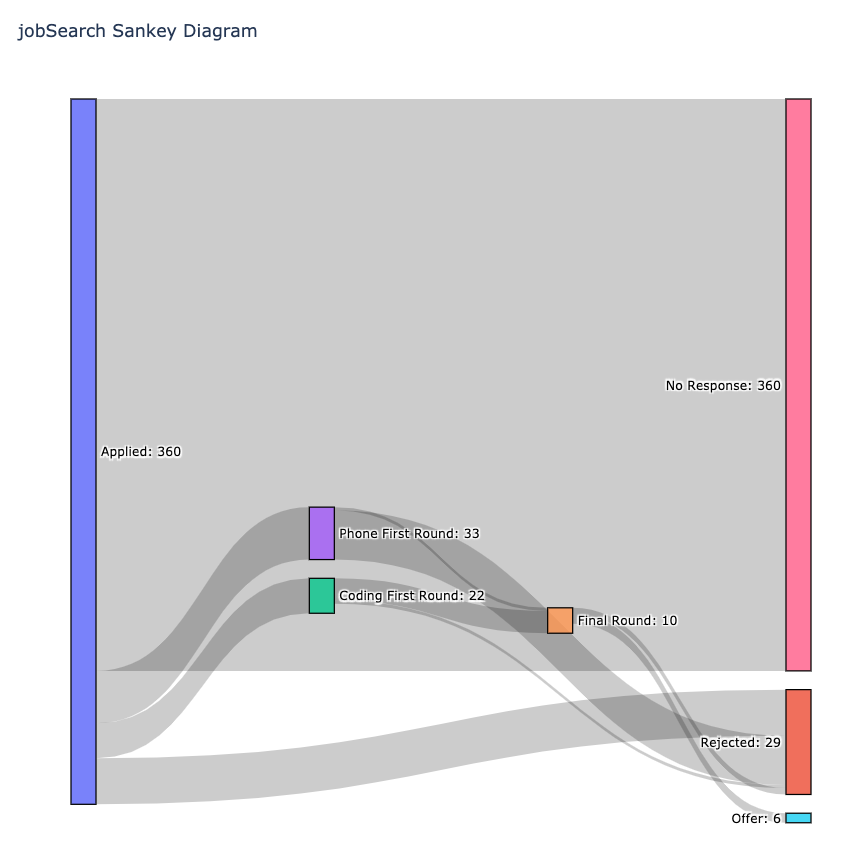

This figure's Python source:
import plotly.graph_objects as go

fig = go.Figure(data=[go.Sankey(
    node = dict(
      pad = 15,
      thickness = 20,
      line = dict(color = "black", width = 1),
      label = ["Applied: 360", "Rejected: 29", "Coding First Round: 22", 
                "Phone First Round: 33", "Final Round: 10", "Offer: 6", 
                "No Response: 360"]
    ),
    link = dict(
      source = [0, 0, 0, 0, 2, 2, 3, 3, 4, 4], # indices correspond to labels, eg A1, A2, A2, B1, ...
      target = [1, 2, 3, 6, 4, 1, 4, 1, 5, 1],
      value = [29, 22, 33, 360, 14, 2, 2, 31, 6, 4]
  ))])

fig.update_layout(title_text="jobSearch Sankey Diagram", font_size=10)
fig.show()
